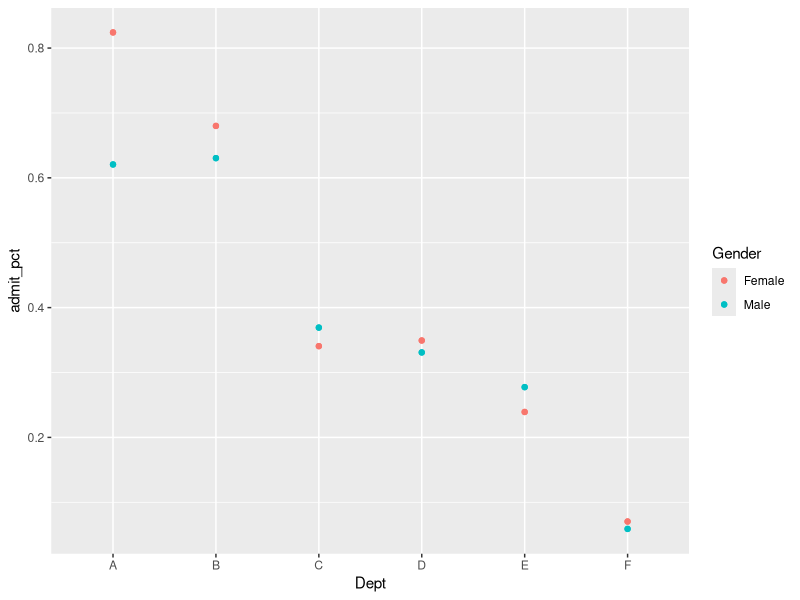

This chart was generated by the following R code: (Note: this script raises an error after producing the figure.)
## ---- chunk 1
knitr::opts_chunk$set(echo = TRUE)
library('ggplot2')

library(dplyr)
library(vcdExtra)
library(tidyverse)
## ---- chunk 2


#to_cases
UCBAdmissions_case <- expand.dft(UCBAdmissions)
head(UCBAdmissions_case)

UCBAdmissions_case %>% count(Gender)
Admissions_by_gender <- UCBAdmissions_case %>%
  group_by(Admit, Dept, Gender) %>%
  summarize(counts =  n())

Admissions_test <- pivot_wider(Admissions_by_gender, names_from = Admit, values_from = counts) 

Admissions_test$admit_pct <- (Admissions_test$Admitted / (Admissions_test$Admitted + Admissions_test$Rejected))


ggplot(data=Admissions_test, aes(x=Dept, y=admit_pct, color=Gender)) + geom_point() + geom_point(aes(group=Gender))

## ---- chunk 3


UCBA_case <- expand.dft(UCBAdmissions)

test1 <- glm(data = UCBA_case, Admit ~ .  , family = binomial)
test.fit <- summary(test1)
test.fit

## ---- chunk 4

plot(test1)

## ---- chunk 5


test1 <- glm(data = UCBA_case, Admit ~ .  , family = binomial, subset = Dept != 'A')

summary(test1)



## ---- chunk 6

test1 <- glm(data = UCBA_case, Admit ~ .   , family = quasibinomial)

summary(test1)
